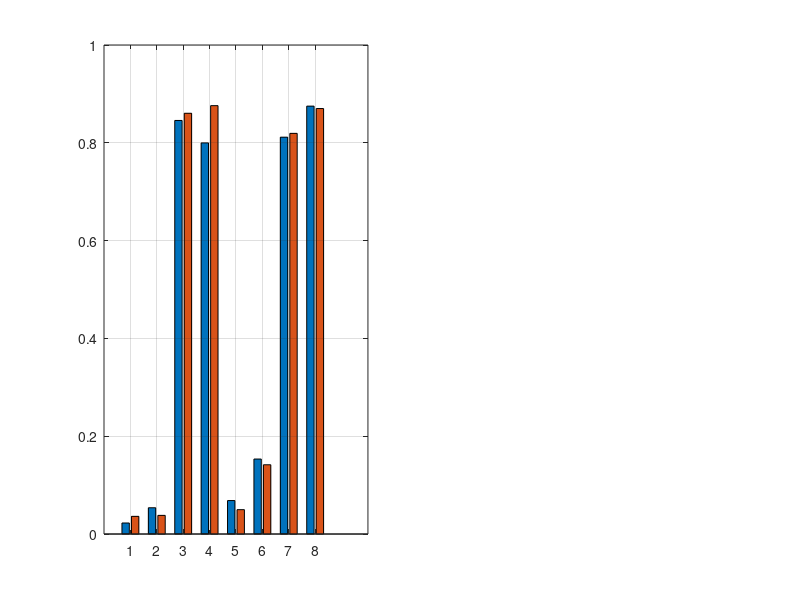

The MATLAB source for this figure: (Note: this script raises an error after producing the figure.)
clc; clear; close all;

%% ===================== DATA =====================

attacks = {'JPEG QF60','JPEG QF40','Rotasi +5','Rotasi -5', ...
           'Scale 0.8','Scale 1.2','Noise 0.01','Noise 0.02'};

% ===== BER =====
BER_cam = [0.0225 0.0537 0.8457 0.7998 0.0684 0.1533 0.8115 0.8750];
BER_air = [0.0361 0.0381 0.8604 0.8760 0.0498 0.1416 0.8193 0.8701];

%% ===================== FIGURE =====================

figure('Color','w','Position',[200 200 1100 500]);

%% ---------- SUBPLOT : BER ----------
subplot(1,2,1);

dataBER = [BER_cam; BER_air]';   % ukuran [8 x 2]
b = bar(dataBER,'grouped');
grid on;

% ===== WARNA BAR =====
b(1).FaceColor = [0.3 0.3 0.3];   % Cameraman (abu)
b(2).FaceColor = [0.2 0.6 0.9];   % Airplane (biru)

set(gca,'XTickLabel',attacks,'FontSize',10);
xtickangle(90);

ylabel('Bit Error Rate (BER)');
title('BER Comparison of Watermark Extraction');
legend({'Cameraman','Airplane'},'Location','northwest');

ylim([0 1]);

%% ===================== EXPORT (OPTIONAL) =====================
exportgraphics(gcf,'BER_Comparison_Cameraman_vs_Airplane.png','Resolution',300);
